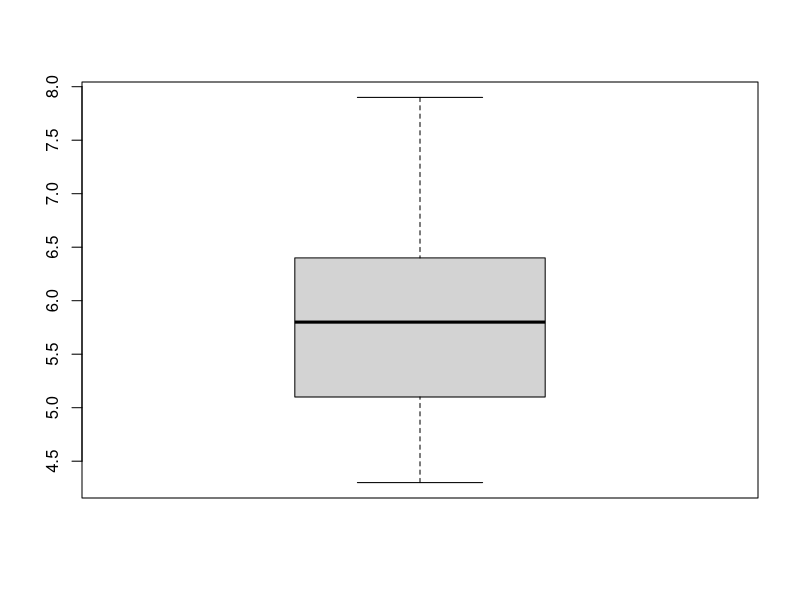
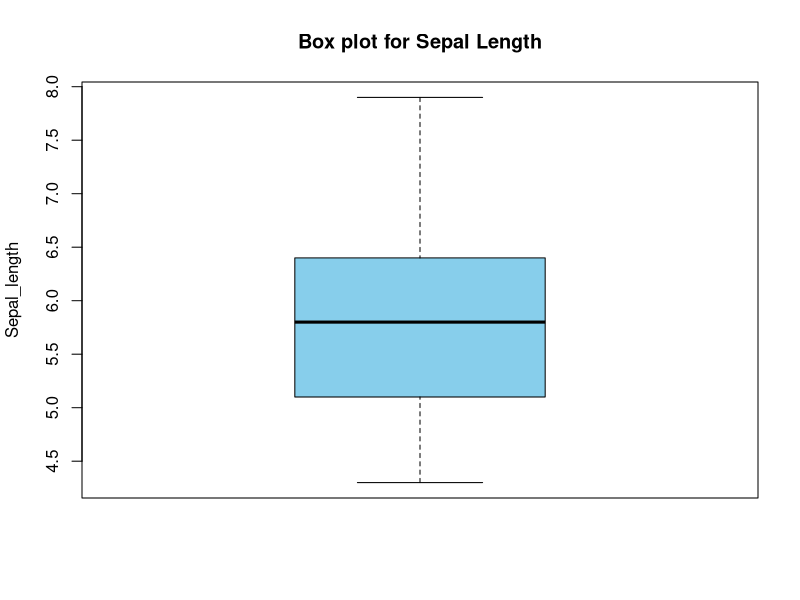
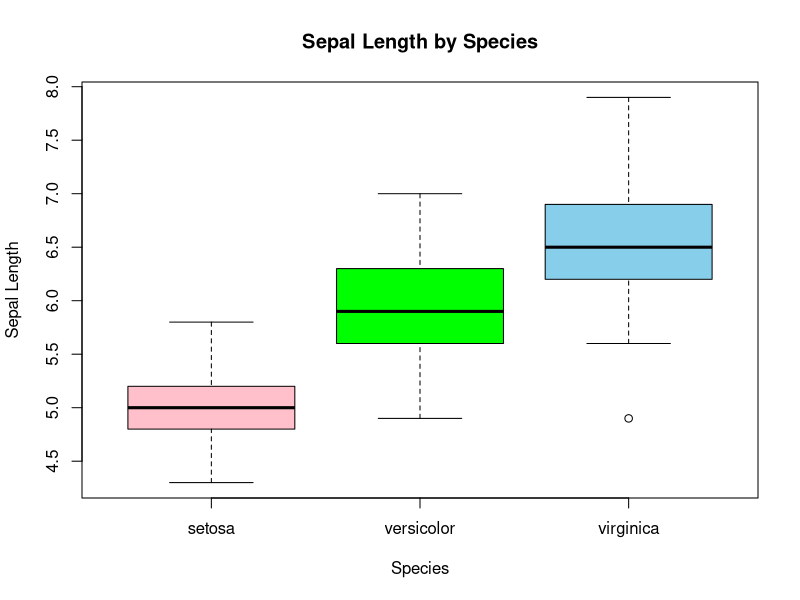
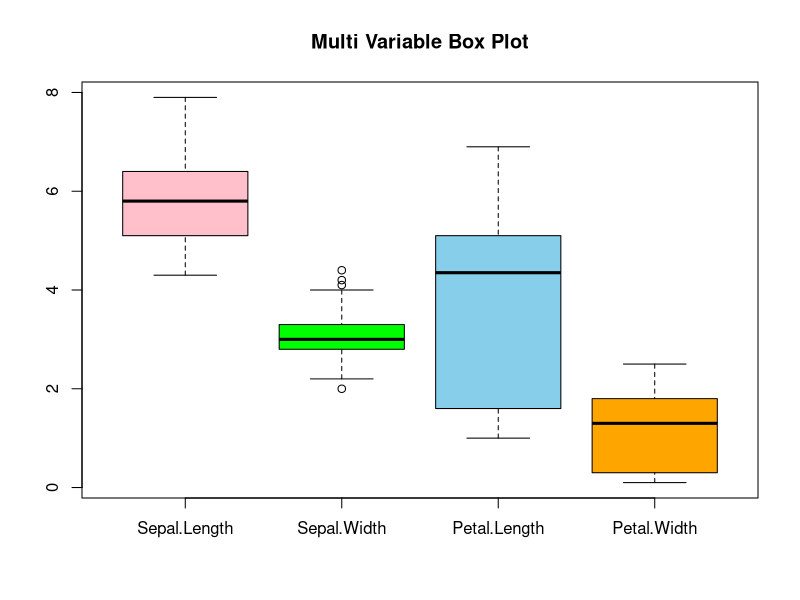

Write R code to recreate these figures, in order. (Note: this script raises an error after producing the figures.)
#Load the Data
data(iris)

#Understand the Data
str(iris)
View(iris)
class(iris)
?iris

#Basic Box Plot
boxplot(iris$Sepal.Length)

#Add Title & Labels
boxplot(iris$Sepal.Length,
        main ="Box plot for Sepal Length",
        ylab = "Sepal_length",
        col = "skyblue")

#Grouprd Box plot (by Species)
boxplot(Sepal.Length ~ Species,
        data = iris,
        main = "Sepal Length by Species",
        xlab = "Species",
        ylab = "Sepal Length",
        col = c('pink', 'green', 'skyblue'))

#Multi-Variable Box Plot
boxplot(iris[,1:4],
        main = "Multi Variable Box Plot",
        col = c('pink', 'green', 'skyblue', 'orange'))

#Using Custom color Palette
species_colors <- c("setosa" = "red",
                    "versicolor" = "steelblue",
                    "virginica" = "green")
boxplot(
  Sepal.Length ~ species_colors,
  data = iris,
  col = species_colors,
  main = 
)

#GGPlot2
library(ggplot2)
ggplot(iris,
       aes(x=Species, y = Sepal.Length))+
  geom_boxplot()
#Colored box plot by species
ggplot(iris, aes(x = Species, y = Sepal.Length, fill = Species))+
  geom_boxplot()
theme_minimal()
#Using Manual Color Palettes
ggplot(iris, aes(x = Species, y = Sepal.Length, fill = Species)) +
  geom_boxplot() +
  scale_fill_manual(
    values = c(
      "setosa" = "red",
      "versicolor" = "steelblue",
      "virginica" = "green"
    )
  ) +
  theme_minimal()

